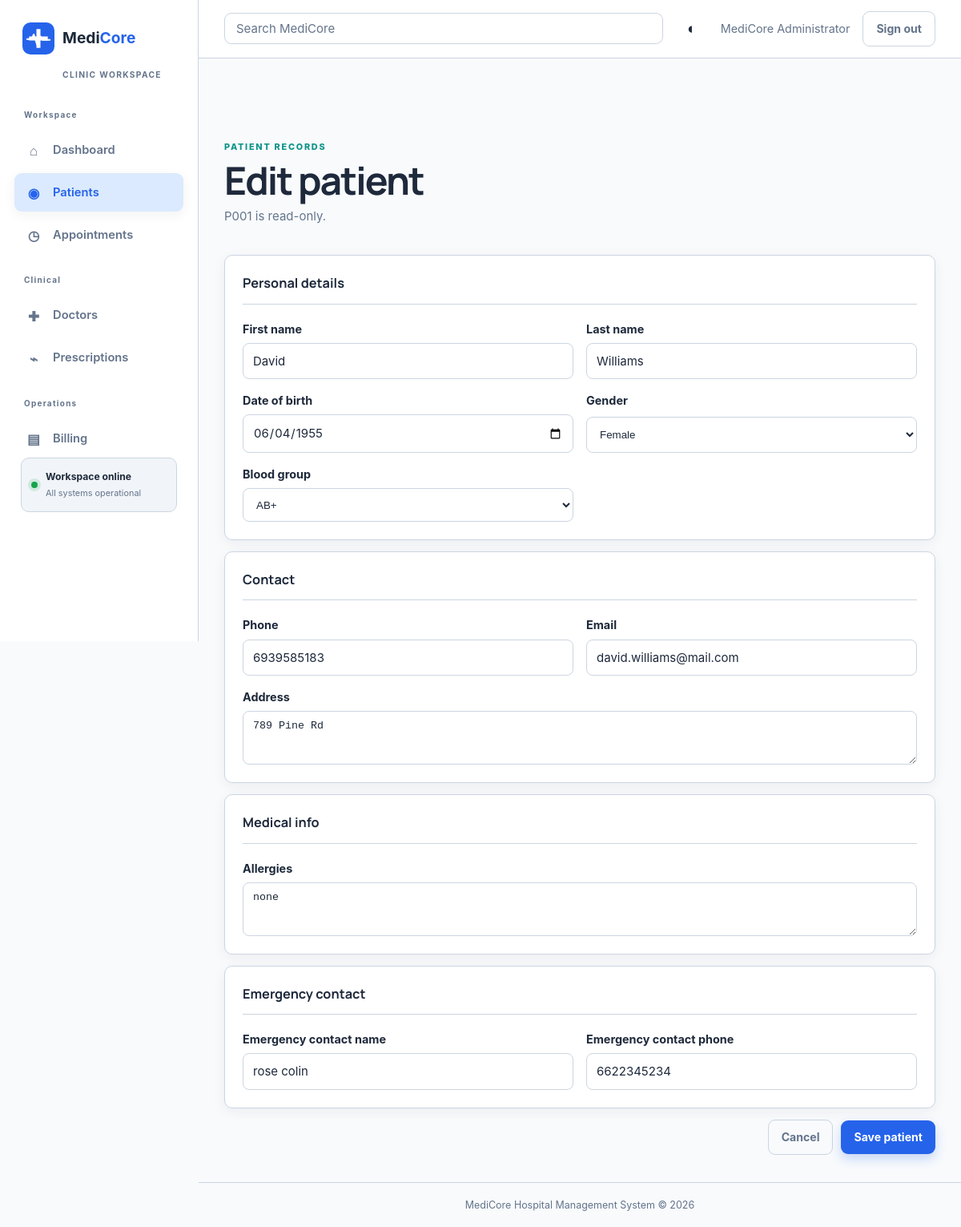
The app's page /patients/1/edit (signed in) with its own data.
### app/models.py (models this page shows, shortened)
class User(UserMixin, db.Model):
    id = db.Column(db.Integer, primary_key=True)
    full_name = db.Column(db.String(120), nullable=False)
    username = db.Column(db.String(80), unique=True, nullable=False, index=True)
    email = db.Column(db.String(120), unique=True, nullable=False, index=True)
    password_hash = db.Column(db.String(255), nullable=False)
    role = db.Column(db.String(20), nullable=False, default="receptionist")
    is_active = db.Column(db.Boolean, nullable=False, default=True)
    failed_login_count = db.Column(db.Integer, nullable=False, default=0)
    locked_until = db.Column(db.DateTime)
    last_login_at = db.Column(db.DateTime)
    created_at = db.Column(db.DateTime, nullable=False, default=datetime.utcnow)

class Patient(db.Model):
    id = db.Column(db.Integer, primary_key=True)
    patient_code = db.Column(db.String(20), unique=True, nullable=False, index=True)
    first_name = db.Column(db.String(80), nullable=False)
    last_name = db.Column(db.String(80), nullable=False)
    dob = db.Column(db.Date, nullable=False)
    gender = db.Column(db.String(20), nullable=False)
    blood_group = db.Column(db.String(10))
    phone = db.Column(db.String(10), nullable=False)
    email = db.Column(db.String(120))
    address = db.Column(db.Text)
    registration_date = db.Column(db.Date)
    insurance_provider = db.Column(db.String(120))
    insurance_number = db.Column(db.String(80))
    emergency_contact_name = db.Column(db.String(120))
    emergency_contact_phone = db.Column(db.String(10))
    allergies = db.Column(db.Text)
    created_at = db.Column(db.DateTime, nullable=False, default=datetime.utcnow)

### app/routes/patients.py (the view)
@patients_bp.route("/<int:patient_id>/edit", methods=["GET", "POST"])
@permission_required("patients.write")
def edit(patient_id):
    patient = db.get_or_404(Patient, patient_id)
    if not can_access_patient(patient):
        return "Forbidden", 403
    form = PatientForm(obj=patient)
    if form.validate_on_submit():
        form.populate_obj(patient)
        db.session.commit()
        record_event("patient_updated", resource_type="patient", resource_id=patient.id)
        flash(f"{patient.full_name}'s record was updated.", "success")
        return redirect(url_for("patients.detail", patient_id=patient.id))
    return render_template("patients/form.html", form=form, patient=patient)

### app/__init__.py (called while the page is built)
@login_manager.user_loader
def load_user(user_id):
    from app.models import User
    return db.session.get(User, int(user_id))

### app/security/permissions.py (called while the page is built)
def has_permission(permission):
    return current_user.is_authenticated and permission in ROLE_PERMISSIONS.get(current_user.role, set())

def permission_required(permission):
    def decorator(view):
        @wraps(view)
        @login_required
        def wrapped(*args, **kwargs):
            if not has_permission(permission):
                abort(403)
            return view(*args, **kwargs)
        return wrapped
    return decorator

def can_access_patient(patient):
    if not current_user.is_authenticated:
        return False
    if current_user.role in {"admin", "receptionist"}:
        return True
    if current_user.role == "doctor":
        return any(appointment.doctor.user_id == current_user.id for appointment in patient.appointments)
    if current_user.role == "nurse":
        return any(appointment.doctor.user_id == current_user.id for appointment in patient.appointments)
    return False

### app/templates/patients/form.html (shortened to what this page needs)
{% extends 'base.html' %}
{% block content %}
<div class="page-heading"><div><p class="eyebrow">Patient records</p><h1>{{ 'Edit patient' if patient else 'Register patient' }}</h1>{% if patient %}<p class="muted">{{ patient.patient_code }} is read-only.</p>{% endif %}</div></div>
<form method="post" class="patient-form" novalidate>
  <section class="form-section"><h2>Personal details</h2><div class="form-grid">
    <div class="field-group">{{ form.first_name.label }}{{ form.first_name(class="text-input") }}{% for error in form.first_name.errors %}<span class="field-error">{{ error }}</span>{% endfor %}</div>
    <div class="field-group">{{ form.last_name.label }}{{ form.last_name(class="text-input") }}{% for error in form.last_name.errors %}<span class="field-error">{{ error }}</span>{% endfor %}</div>
    <div class="field-group">{{ form.dob.label }}{{ form.dob(class="text-input") }}{% for error in form.dob.errors %}<span class="field-error">{{ error }}</span>{% endfor %}</div>
    <div class="field-group">{{ form.gender.label }}{{ form.gender(class="text-input") }}{% for error in form.gender.errors %}<span class="field-error">{{ error }}</span>{% endfor %}</div>
    <div class="field-group">{{ form.blood_group.label }}{{ form.blood_group(class="text-input") }}{% for error in form.blood_group.errors %}<span class="field-error">{{ error }}</span>{% endfor %}</div>
  </div></section>
  <section class="form-section"><h2>Contact</h2><div class="form-grid">
    <div class="field-group">{{ form.phone.label }}{{ form.phone(class="text-input", inputmode="numeric") }}{% for error in form.phone.errors %}<span class="field-error">{{ error }}</span>{% endfor %}</div>
    <div class="field-group">{{ form.email.label }}{{ form.email(class="text-input") }}{% for error in form.email.errors %}<span class="field-error">{{ error }}</span>{% endfor %}</div>
    <div class="field-group field-wide">{{ form.address.label }}{{ form.address(class="text-input", rows=3) }}{% for error in form.address.errors %}<span class="field-error">{{ error }}</span>{% endfor %}</div>
  </div></section>
  <section class="form-section"><h2>Medical info</h2><div class="form-grid"><div class="field-group field-wide">{{ form.allergies.label }}{{ form.allergies(class="text-input", rows=3, placeholder="List known allergies or write None") }}{% for error in form.allergies.errors %}<span class="field-error">{{ error }}</span>{% endfor %}</div></div></section>
  <section class="form-section"><h2>Emergency contact</h2><div class="form-grid">
    <div class="field-group">{{ form.emergency_contact_name.label }}{{ form.emergency_contact_name(class="text-input") }}{% for error in form.emergency_contact_name.errors %}<span class="field-error">{{ error }}</span>{% endfor %}</div>
    <div class="field-group">{{ form.emergency_contact_phone.label }}{{ form.emergency_contact_phone(class="text-input", inputmode="numeric") }}</div>
  </div></section>
  <div class="form-actions"><a class="button button-quiet" href="{{ url_for('patients.list_patients') }}">Cancel</a>{{ form.submit(class="button button-primary") }}</div>
</form>
{% endblock %}

### app/templates/partials/_user_menu.html
{% if current_user.is_authenticated %}
  <span class="user-greeting">{{ current_user.full_name }}</span>
  <form method="post" action="{{ url_for('auth.logout') }}"><input type="hidden" name="csrf_token" value="{{ csrf_token() }}"><button class="button button-quiet" type="submit">Sign out</button></form>
{% endif %}

### records on screen
User: full_name "MediCore Administrator"
Patient: patient_code "P001", first_name "David", last_name "Williams", dob "06/04/1955", gender "Female", blood_group "AB+", phone "6939585183", email "david.williams@mail.com", address "789 Pine Rd", allergies "none", emergency_contact_name "rose colin", emergency_contact_phone "6622345234"

### other values on screen
{{ 'Edit patient' if patient else 'Register patient' }} "Edit patient"
{{ APP_NAME }} "MediCore"
